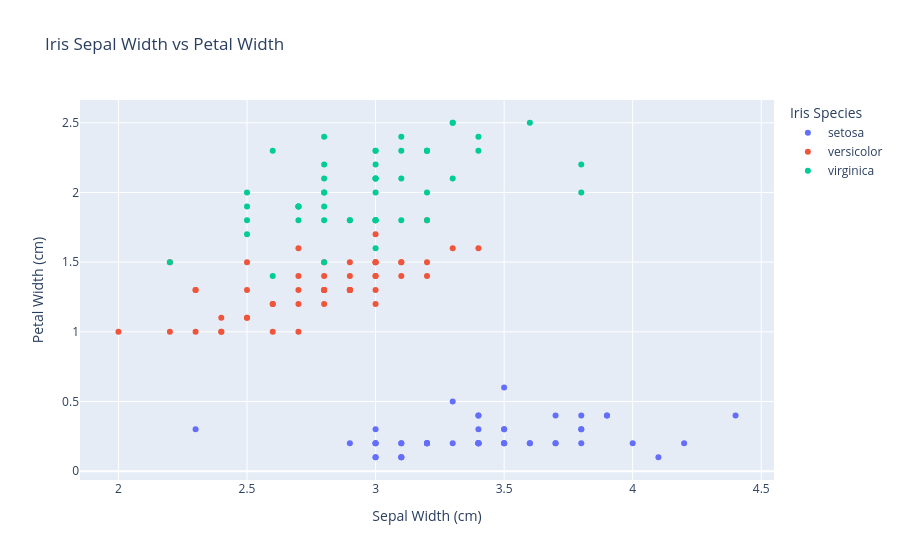

The code cell stored with this chart in its notebook:
### Code cell
# with more chat options
df = px.data.iris()
fig = px.scatter(
    df,
    x="sepal_width",
    y="petal_width",
    color="species",
    title="Iris Sepal Width vs Petal Width",
    labels={
        "sepal_width": "Sepal Width (cm)",
        "petal_width": "Petal Width (cm)",
        "species": "Iris Species"
    },
)
fig.show()

### Figure 1 — Plotly figure (JSON) as saved in the notebook; plotly's stock layout.template omitted (floating-point values rounded to 4 significant figures)
{"data": [{"hovertemplate": "Iris Species=setosa<br>Sepal Width (cm)=%{x}<br>Petal Width (cm)=%{y}<extra></extra>", "legendgroup": "setosa", "marker": {"color": "#636efa", "symbol": "circle"}, "mode": "markers", "name": "setosa", "orientation": "v", "showlegend": true, "type": "scatter", "x": [3.5, 3.0, 3.2, 3.1, 3.6, 3.9, 3.4, 3.4, 2.9, 3.1, 3.7, 3.4, 3.0, 3.0, 4.0, 4.4, 3.9, 3.5, 3.8, 3.8, 3.4, 3.7, 3.6, 3.3, 3.4, 3.0, 3.4, 3.5, 3.4, 3.2, 3.1, 3.4, 4.1, 4.2, 3.1, 3.2, 3.5, 3.1, 3.0, 3.4, 3.5, 2.3, 3.2, 3.5, 3.8, 3.0, 3.8, 3.2, 3.7, 3.3], "xaxis": "x", "y": [0.2, 0.2, 0.2, 0.2, 0.2, 0.4, 0.3, 0.2, 0.2, 0.1, 0.2, 0.2, 0.1, 0.1, 0.2, 0.4, 0.4, 0.3, 0.3, 0.3, 0.2, 0.4, 0.2, 0.5, 0.2, 0.2, 0.4, 0.2, 0.2, 0.2, 0.2, 0.4, 0.1, 0.2, 0.1, 0.2, 0.2, 0.1, 0.2, 0.2, 0.3, 0.3, 0.2, 0.6, 0.4, 0.3, 0.2, 0.2, 0.2, 0.2], "yaxis": "y"}, {"hovertemplate": "Iris Species=versicolor<br>Sepal Width (cm)=%{x}<br>Petal Width (cm)=%{y}<extra></extra>", "legendgroup": "versicolor", "marker": {"color": "#EF553B", "symbol": "circle"}, "mode": "markers", "name": "versicolor", "orientation": "v", "showlegend": true, "type": "scatter", "x": [3.2, 3.2, 3.1, 2.3, 2.8, 2.8, 3.3, 2.4, 2.9, 2.7, 2.0, 3.0, 2.2, 2.9, 2.9, 3.1, 3.0, 2.7, 2.2, 2.5, 3.2, 2.8, 2.5, 2.8, 2.9, 3.0, 2.8, 3.0, 2.9, 2.6, 2.4, 2.4, 2.7, 2.7, 3.0, 3.4, 3.1, 2.3, 3.0, 2.5, 2.6, 3.0, 2.6, 2.3, 2.7, 3.0, 2.9, 2.9, 2.5, 2.8], "xaxis": "x", "y": [1.4, 1.5, 1.5, 1.3, 1.5, 1.3, 1.6, 1.0, 1.3, 1.4, 1.0, 1.5, 1.0, 1.4, 1.3, 1.4, 1.5, 1.0, 1.5, 1.1, 1.8, 1.3, 1.5, 1.2, 1.3, 1.4, 1.4, 1.7, 1.5, 1.0, 1.1, 1.0, 1.2, 1.6, 1.5, 1.6, 1.5, 1.3, 1.3, 1.3, 1.2, 1.4, 1.2, 1.0, 1.3, 1.2, 1.3, 1.3, 1.1, 1.3], "yaxis": "y"}, {"hovertemplate": "Iris Species=virginica<br>Sepal Width (cm)=%{x}<br>Petal Width (cm)=%{y}<extra></extra>", "legendgroup": "virginica", "marker": {"color": "#00cc96", "symbol": "circle"}, "mode": "markers", "name": "virginica", "orientation": "v", "showlegend": true, "type": "scatter", "x": [3.3, 2.7, 3.0, 2.9, 3.0, 3.0, 2.5, 2.9, 2.5, 3.6, 3.2, 2.7, 3.0, 2.5, 2.8, 3.2, 3.0, 3.8, 2.6, 2.2, 3.2, 2.8, 2.8, 2.7, 3.3, 3.2, 2.8, 3.0, 2.8, 3.0, 2.8, 3.8, 2.8, 2.8, 2.6, 3.0, 3.4, 3.1, 3.0, 3.1, 3.1, 3.1, 2.7, 3.2, 3.3, 3.0, 2.5, 3.0, 3.4, 3.0], "xaxis": "x", "y": [2.5, 1.9, 2.1, 1.8, 2.2, 2.1, 1.7, 1.8, 1.8, 2.5, 2.0, 1.9, 2.1, 2.0, 2.4, 2.3, 1.8, 2.2, 2.3, 1.5, 2.3, 2.0, 2.0, 1.8, 2.1, 1.8, 1.8, 1.8, 2.1, 1.6, 1.9, 2.0, 2.2, 1.5, 1.4, 2.3, 2.4, 1.8, 1.8, 2.1, 2.4, 2.3, 1.9, 2.3, 2.5, 2.3, 1.9, 2.0, 2.3, 1.8], "yaxis": "y"}], "layout": {"legend": {"title": {"text": "Iris Species"}, "tracegroupgap": 0}, "title": {"text": "Iris Sepal Width vs Petal Width"}, "xaxis": {"anchor": "y", "domain": [0, 1], "title": {"text": "Sepal Width (cm)"}}, "yaxis": {"anchor": "x", "domain": [0, 1], "title": {"text": "Petal Width (cm)"}}}}
